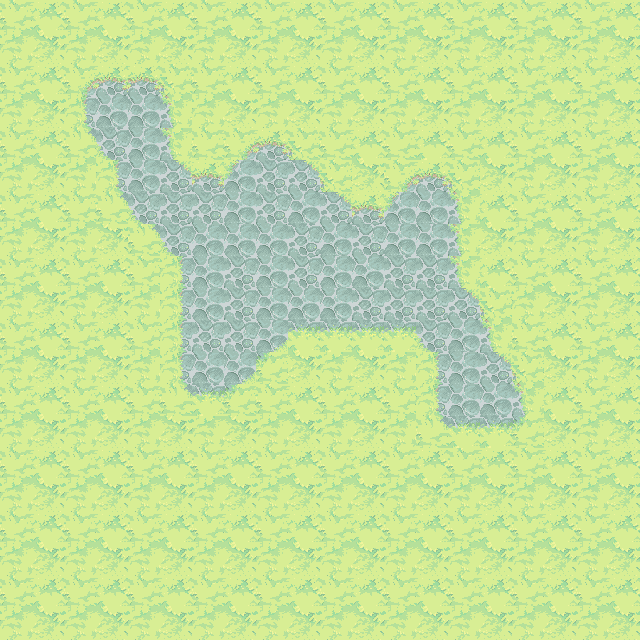

The image is a tile-based game level rendered from a .tmx file. Its description and source (layers, tilesets, objects; grid data summarised) follow:
An orthogonal 20x20 tile map with 32x32 px tiles, 1 tile layer (background), 1 hidden layer not drawn, 6 tilesets.

<map version="1.0" orientation="orthogonal" renderorder="right-down" width="20" height="20" tilewidth="32" tileheight="32" nextobjectid="16">
 <tileset firstgid="1" name="ObjectLayer" tilewidth="32" tileheight="32" tilecount="84" columns="14">
  <image source="ObjectLayer.png" width="477" height="219" />
 </tileset>
 <tileset firstgid="85" name="ground_tiles" tilewidth="32" tileheight="32" tilecount="441" columns="21">
  <image source="ground_tiles.png" width="672" height="701" />
  <terraintypes>
   <terrain name="pradera" tile="43" />
   <terrain name="tierra" tile="106" />
   <terrain name="agua" tile="191" />
   <terrain name="piedra" tile="67" />
   <terrain name="mancha tierra" tile="34" />
   <terrain name="mancha gris" tile="99" />
   <terrain name="piedra marron" tile="274" />
  </terraintypes>
  <tile id="12" terrain="1,1,1,4" />
  <tile id="13" terrain="1,1,4,4" />
  <tile id="14" terrain="1,1,4,1" />
  <tile id="15" terrain="4,4,4,1" />
  <tile id="16" terrain="4,4,1,4" />
  <tile id="33" terrain="1,4,1,4" />
  <tile id="34" terrain="4,4,4,4" />
  <tile id="35" terrain="4,1,4,1" />
  <tile id="36" terrain="4,1,4,4" />
  <tile id="37" terrain="1,4,4,4" />
  <tile id="43" terrain="0,0,0,0" />
  <tile id="44" terrain="0,0,0,0" />
  <tile id="54" terrain="1,4,1,1" />
  <tile id="55" terrain="4,4,1,1" />
  <tile id="56" terrain="4,1,1,1" />
  <tile id="64" terrain="0,0,0,0" />
  <tile id="65" terrain="0,0,0,0" />
  <tile id="67" terrain="3,3,3,3" />
  <tile id="72" terrain="0,0,0,1" />
  <tile id="73" terrain="0,0,1,0" />
  <tile id="90" terrain="0,0,0,1" />
  <tile id="91" terrain="0,0,1,1" />
  <tile id="92" terrain="0,0,1,0" />
  <tile id="93" terrain="0,1,0,0" />
  <tile id="94" terrain="1,0,0,0" />
  <tile id="96" terrain="1,1,1,5" />
  <tile id="97" terrain="1,1,5,5" />
  <tile id="98" terrain="1,1,5,1" />
  <tile id="106" terrain="1,1,1,1" />
  <tile id="107" terrain="1,1,1,1" />
  <tile id="108" terrain="1,1,1,1" />
  <tile id="111" terrain="0,1,0,1" />
  <tile id="113" terrain="1,0,1,0" />
  <tile id="114" terrain="1,1,1,0" />
  <tile id="115" terrain="1,1,0,1" />
  <tile id="117" terrain="1,5,1,5" />
  <tile id="119" terrain="5,1,5,1" />
  <tile id="120" terrain="1,5,5,1" />
  <tile id="121" terrain="5,1,1,5" />
  <tile id="127" terrain="1,1,1,1" />
  <tile id="128" terrain="1,1,1,1" />
  <tile id="129" terrain="1,1,1,1" />
  <tile id="132" terrain="0,1,0,0" />
  <tile id="133" terrain="1,1,0,0" />
  <tile id="134" terrain="1,0,0,0" />
  <tile id="135" terrain="1,0,1,1" />
  <tile id="136" terrain="0,1,1,1" />
  <tile id="137" terrain=",,2," />
  <tile id="138" terrain="1,5,1,1" />
  <tile id="139" terrain="5,5,1,1" />
  <tile id="140" terrain="5,1,1,1" />
  <tile id="141" terrain="5,1,1,5" />
  <tile id="142" terrain="1,5,5,1" />
  <tile id="148" terrain="1,1,1,1" />
  <tile id="149" terrain="1,1,1,1" />
  <tile id="150" terrain="1,1,1,1" />
  <tile id="158" terrain="2,,," />
  <tile id="174" terrain="0,0,0,2" />
  <tile id="175" terrain="0,0,2,2" />
  <tile id="176" terrain="0,0,2,0" />
  <tile id="177" terrain="0,0,0,0" />
  <tile id="190" terrain="2,2,2,2" />
  <tile id="191" terrain="2,2,2,2" />
  <tile id="192" terrain=",,,3" />
  <tile id="193" terrain=",,3,3" />
  <tile id="194" terrain=",,3," />
  <tile id="195" terrain="0,2,0,2" />
  <tile id="196" terrain="2,2,2,2" />
  <tile id="197" terrain="2,0,2,0" />
  <tile id="198" terrain="0,2,2,2" />
  <tile id="199" terrain="2,0,2,2" />
  <tile id="211" terrain="2,2,2,2" />
  <tile id="212" terrain="2,2,2,2" />
  <tile id="213" terrain=",3,,3" />
  <tile id="214" terrain="2,2,2,2" />
  <tile id="215" terrain="3,,3," />
  <tile id="216" terrain="0,2,0,0" />
  <tile id="217" terrain="2,2,0,0" />
  <tile id="218" terrain="2,0,0,0" />
  <tile id="219" terrain="2,2,0,2" />
  <tile id="220" terrain="2,2,2,0" />
  <tile id="234" terrain=",3,," />
  <tile id="235" terrain="3,3,," />
  <tile id="236" terrain="3,,," />
  <tile id="258" terrain="0,0,0,0" />
  <tile id="259" terrain="0,0,6,6" />
  <tile id="260" terrain="0,0,6,0" />
  <tile id="262" terrain="6,0,6,0" />
  <tile id="274" terrain="6,6,6,6" />
  <tile id="275" terrain="6,6,6,6" />
  <tile id="277" terrain="6,6,6,0" />
  <tile id="278" terrain="0,6,0,6" />
  <tile id="279" terrain="0,6,0,6" />
  <tile id="280" terrain="6,6,6,6" />
  <tile id="281" terrain="6,6,6,0" />
  <tile id="282" terrain="6,6,6,0" />
  <tile id="283" terrain="6,6,0,6" />
  <tile id="295" terrain="6,6,6,6" />
  <tile id="296" terrain="6,6,6,6" />
  <tile id="298" terrain="6,0,6,6" />
  <tile id="299" terrain="0,6,6,6" />
  <tile id="300" terrain="0,6,0,0" />
  <tile id="301" terrain="6,6,0,0" />
  <tile id="302" terrain="6,0,0,0" />
  <tile id="303" terrain="6,0,6,6" />
  <tile id="304" terrain="0,6,6,6" />
 </tileset>
 <tileset firstgid="526" name="Extra_Unfinished4" tilewidth="32" tileheight="32" tilecount="88" columns="11">
  <image source="Extra_Unfinished4.png" width="360" height="266" />
 </tileset>
 <tileset firstgid="614" name="Cliff_tileset" tilewidth="32" tileheight="32" tilecount="240" columns="15">
  <image source="Cliff_tileset.png" width="503" height="518" />
 </tileset>
 <tileset firstgid="854" name="graphics-tiles-waterflow" tilewidth="32" tileheight="32" tilecount="81" columns="9">
  <image source="graphics-tiles-waterflow.png" width="319" height="293" />
 </tileset>
 <tileset firstgid="935" name="meta_tiles" tilewidth="32" tileheight="32" spacing="1" margin="1" tilecount="2" columns="2">
  <image source="meta_tiles.png" width="67" height="34" />
  <tile id="0">
   <properties>
    <property name="colisionable" value="true" />
    <property name="objeto" value="piedra" />
   </properties>
  </tile>
  <tile id="1">
   <properties>
    <property name="colisionable" value="true" />
    <property name="objeto" value="agua" />
   </properties>
  </tile>
 </tileset>
 <layer name="background" width="20" height="20">
  <data>[400 cells, 400 non-empty, 22 distinct tile ids]</data>
 </layer>
 <layer name="meta tiles" width="20" height="20" visible="0">
  <data>[400 cells, 85 non-empty, 1 distinct tile ids]</data>
 </layer>
</map>
